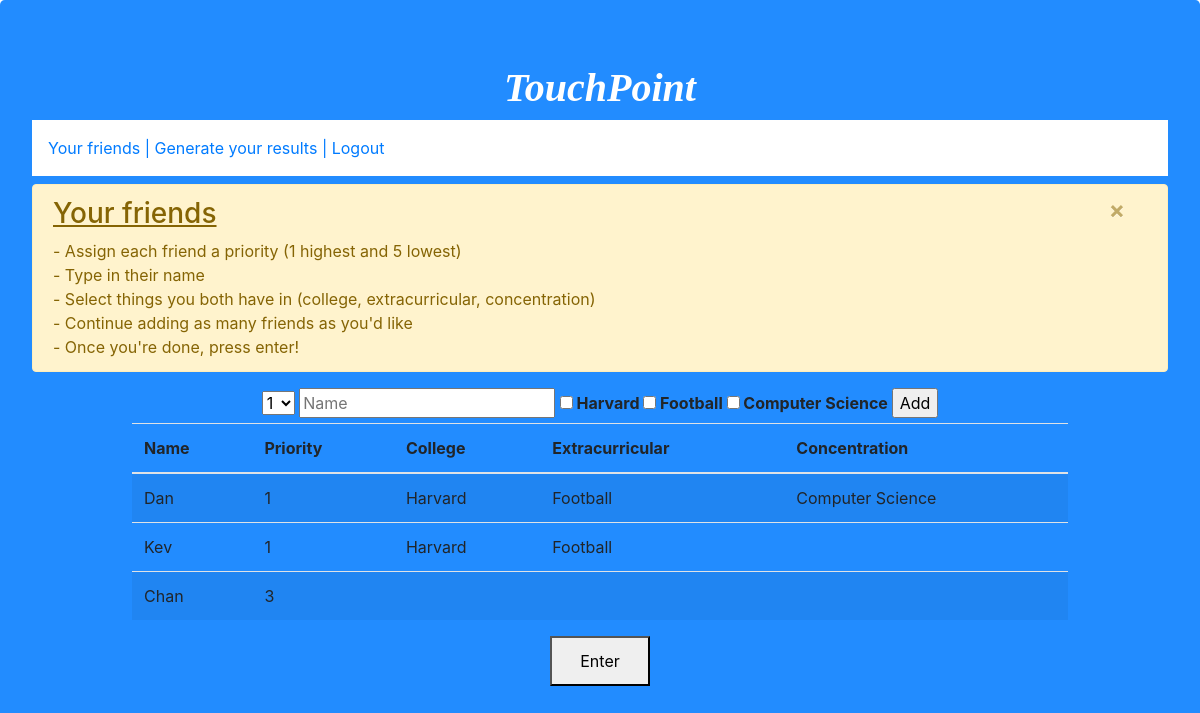
The app's page /start (signed in) with its own data.
### tables this page shows
CREATE TABLE 'users' ('id' integer PRIMARY KEY NOT NULL, 'username' text, 'password' text, 'college' text, 'extracurricular' text, 'concentration' text);

CREATE TABLE 'friends' (name text, priority int, friend_id int, college TEXT NOT NULL DEFAULT '', extracurricular TEXT NOT NULL DEFAULT '', concentration TEXT NOT NULL DEFAULT '', 'id'  integer PRIMARY KEY  , 'tp_index' integer, 'time' INTEGER);

### application.py (the view, shortened to what this page needs)
@app.route("/start", methods=["GET","POST"])
def start():
    info = db.execute("SELECT * FROM friends WHERE friend_id = ? ORDER BY priority", session["user_id"])
    profile_list = db.execute("SELECT * FROM users WHERE id = ?", session["user_id"])
    profile = profile_list[0]
    return render_template("start.html", INFO=info, PROFILE=profile)

### application.py (called while the page is built)
@app.after_request
def after_request(response):
    response.headers["Cache-Control"] = "no-cache, no-store, must-revalidate"
    response.headers["Expires"] = 0
    response.headers["Pragma"] = "no-cache"
    return response

### templates/start.html (shortened to what this page needs)
{% extends "layout.html" %}
{% block main %}
    <div>
        <div class="alert alert-warning alert-dismissible fade show" role="alert">
            <h3><u>Your friends</u></h3>
            <div>- Assign each friend a priority (1 highest and 5 lowest)</div>
            <div>- Type in their name</div>
            <div>- Select things you both have in (college, extracurricular, concentration)</div>
            <div>- Continue adding as many friends as you'd like</div>
            <div>- Once you're done, press enter!</div>
            <button type="button" class="close" data-dismiss="alert" aria-label="Close">
                <span aria-hidden="true">×</span>
            </button>
        </div>
        <form action="/start" method="POST">
            <select name="priority" placeholder="Priority">
                <option value="1">1</option>
            </select>
            <input name="name" placeholder="Name" type="text">
                <strong>
                   <input type="checkbox" id="col" name="col">
                   <label for="col"> {{PROFILE.college}} </label>
                   <input type="checkbox" id="ext" name="ext">
                   <label for="ext"> {{PROFILE.extracurricular}} </label>
                   <input type="checkbox" id="con" name="con">
                   <label for="con"> {{PROFILE.concentration}} </label>
                   <input type="submit" value="Add">
                </strong>
        </form>
    </div>
    <div class="table_padding">
        <table class="table table-striped">
            <thead style="font-weight: bold">
                <tr>
                    <th>Name</th>
                    <th>Priority</th>
                    <th>College</th>
                    <th>Extracurricular</th>
                    <th>Concentration</th>
                </tr>
            </thead>
            {% for row in INFO %}
                <tr>
                    <td>{{row['name']}}</td>
                    <td>{{row['priority']}}</td>
                    <td>{{row['college']}}</td>
                    <td>{{row['extracurricular']}}</td>
                    <td>{{row['concentration']}}</td>
                </tr>
            {% endfor %}
        </table>
    </div>
    <p>
    <form method="GET" action="/data">
        <button type ="submit">Enter</button>
    </form>
    </p>
{% endblock %}

### templates/layout.html (shortened to what this page needs)
<!DOCTYPE html>
<html lang="en">
    <head>
        <link rel="stylesheet" href="https://cdn.jsdelivr.net/npm/bootstrap@4.5.3/dist/css/bootstrap.min.css">
        <link href="/static/styles.css" rel="stylesheet">
    </head>
    <div class="jumbotron">
    <h1>TouchPoint</h1>
    <div class="p-3 mb-2 bg-white text-white">
        <a href = "/start"> Your friends |</a>
        <a href = "/data"> Generate your results |</a>
        <a href = "/logout"> Logout</a>
    </div>
    <body>
        {% block main %}{% endblock %}
    </body>
<html>

### static/styles.css (style rules this page uses)
h1 { text-align: center; font-weight: bold; font-style: oblique; font-family: Serif; color: white; }
form { text-align: center; }
button { display: inline-block; }
.jumbotron { background-color: #228CFF; }
.table_padding { padding: 0px 100px 0px 100px; }

### templates/layout.html (style rules this page uses)
button { margin: 0 auto; display: block; height: 50px; width: 100px; }

### records on screen
users: college "Harvard", extracurricular "Football", concentration "Computer Science"
friends: name "Dan", priority "1", college "Harvard", extracurricular "Football", concentration "Computer Science"
friends: name "Kev", priority "1", college "Harvard", extracurricular "Football"
friends: name "Chan", priority "3"
